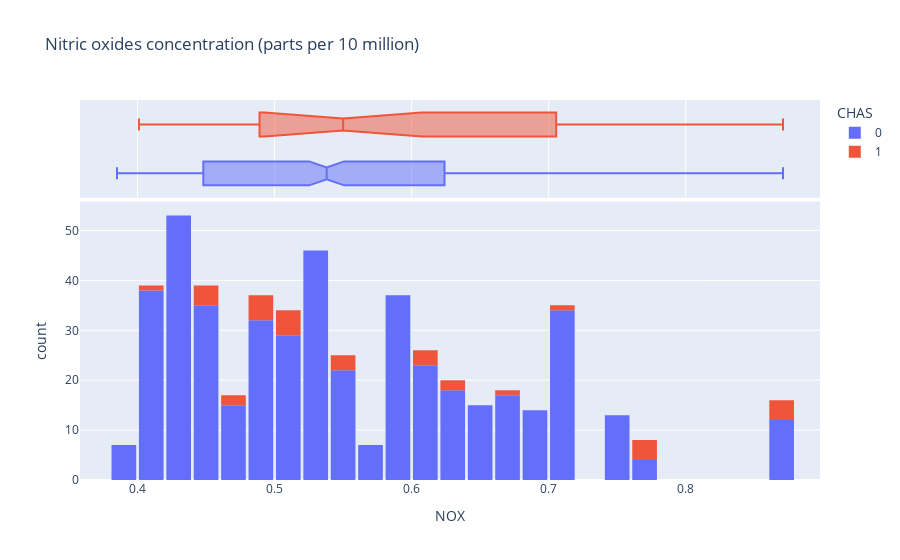

Here is the notebook cell this chart was saved with:
### Markdown cell above
## NOX: nitric oxides concentration (parts per 10 million)

### Code cell
fig = px.histogram(house_df, x='NOX', marginal='box', color='CHAS', 
             title="Nitric oxides concentration (parts per 10 million)")
fig.update_layout(bargap=0.1)
fig.show()

### Figure 1 — Plotly figure (JSON) as saved in the notebook; plotly's stock layout.template omitted (floating-point values rounded to 4 significant figures; data arrays with more than 128 entries replaced by an {"elided": "..."} marker saying what was removed)
{"data": [{"alignmentgroup": "True", "bingroup": "x", "hovertemplate": "CHAS=0<br>NOX=%{x}<br>count=%{y}<extra></extra>", "legendgroup": "0", "marker": {"color": "#636efa", "pattern": {"shape": ""}}, "name": "0", "offsetgroup": "0", "orientation": "v", "showlegend": true, "type": "histogram", "x": {"elided": "471 float values"}, "xaxis": "x", "yaxis": "y"}, {"alignmentgroup": "True", "hovertemplate": "CHAS=0<br>NOX=%{x}<extra></extra>", "legendgroup": "0", "marker": {"color": "#636efa"}, "name": "0", "notched": true, "offsetgroup": "0", "showlegend": false, "type": "box", "x": {"elided": "471 float values"}, "xaxis": "x2", "yaxis": "y2"}, {"alignmentgroup": "True", "bingroup": "x", "hovertemplate": "CHAS=1<br>NOX=%{x}<br>count=%{y}<extra></extra>", "legendgroup": "1", "marker": {"color": "#EF553B", "pattern": {"shape": ""}}, "name": "1", "offsetgroup": "1", "orientation": "v", "showlegend": true, "type": "histogram", "x": [0.871, 0.871, 0.871, 0.871, 0.605, 0.605, 0.605, 0.489, 0.489, 0.489, 0.489, 0.489, 0.55, 0.55, 0.55, 0.507, 0.507, 0.507, 0.507, 0.507, 0.464, 0.464, 0.447, 0.447, 0.447, 0.4429, 0.401, 0.77, 0.77, 0.77, 0.77, 0.718, 0.631, 0.631, 0.668], "xaxis": "x", "yaxis": "y"}, {"alignmentgroup": "True", "hovertemplate": "CHAS=1<br>NOX=%{x}<extra></extra>", "legendgroup": "1", "marker": {"color": "#EF553B"}, "name": "1", "notched": true, "offsetgroup": "1", "showlegend": false, "type": "box", "x": [0.871, 0.871, 0.871, 0.871, 0.605, 0.605, 0.605, 0.489, 0.489, 0.489, 0.489, 0.489, 0.55, 0.55, 0.55, 0.507, 0.507, 0.507, 0.507, 0.507, 0.464, 0.464, 0.447, 0.447, 0.447, 0.4429, 0.401, 0.77, 0.77, 0.77, 0.77, 0.718, 0.631, 0.631, 0.668], "xaxis": "x2", "yaxis": "y2"}], "layout": {"bargap": 0.1, "barmode": "relative", "legend": {"title": {"text": "CHAS"}, "tracegroupgap": 0}, "title": {"text": "Nitric oxides concentration (parts per 10 million)"}, "xaxis": {"anchor": "y", "domain": [0, 1], "title": {"text": "NOX"}}, "xaxis2": {"anchor": "y2", "domain": [0, 1], "matches": "x", "showgrid": true, "showticklabels": false}, "yaxis": {"anchor": "x", "domain": [0, 0.7326], "title": {"text": "count"}}, "yaxis2": {"anchor": "x2", "domain": [0.7426, 1], "matches": "y2", "showgrid": false, "showline": false, "showticklabels": false, "ticks": ""}}}
